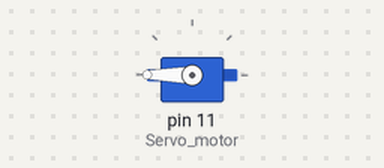
Simulated run of this sketch. Board: Arduino Uno, built with avr-gcc and run on an emulated ATmega328P. On the bench: servo.

Above: at 0.05 s.
At 4.0 s:
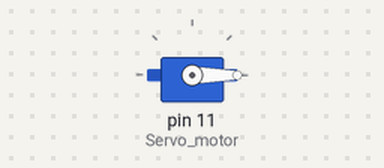
Timing chart, 0 to 5.2 s (numbered marks = the images above):
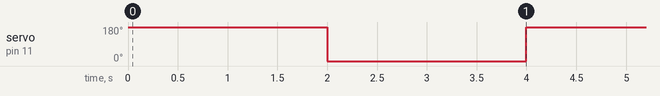

The sketch:

Servo1.ino
```cpp
#include <Servo.h>

Servo Servo_motor;


int val;

void setup() {
  Servo_motor.attach(11);
}

void loop() {

  Servo_motor.write(180);
  delay(2000);
  Servo_motor.write(0);
  delay(2000);

}
```

Measured:
- by itself, servo on pin 11 (Servo_motor): alternates 180° for 2.0 s and 0° for 2.0 s
